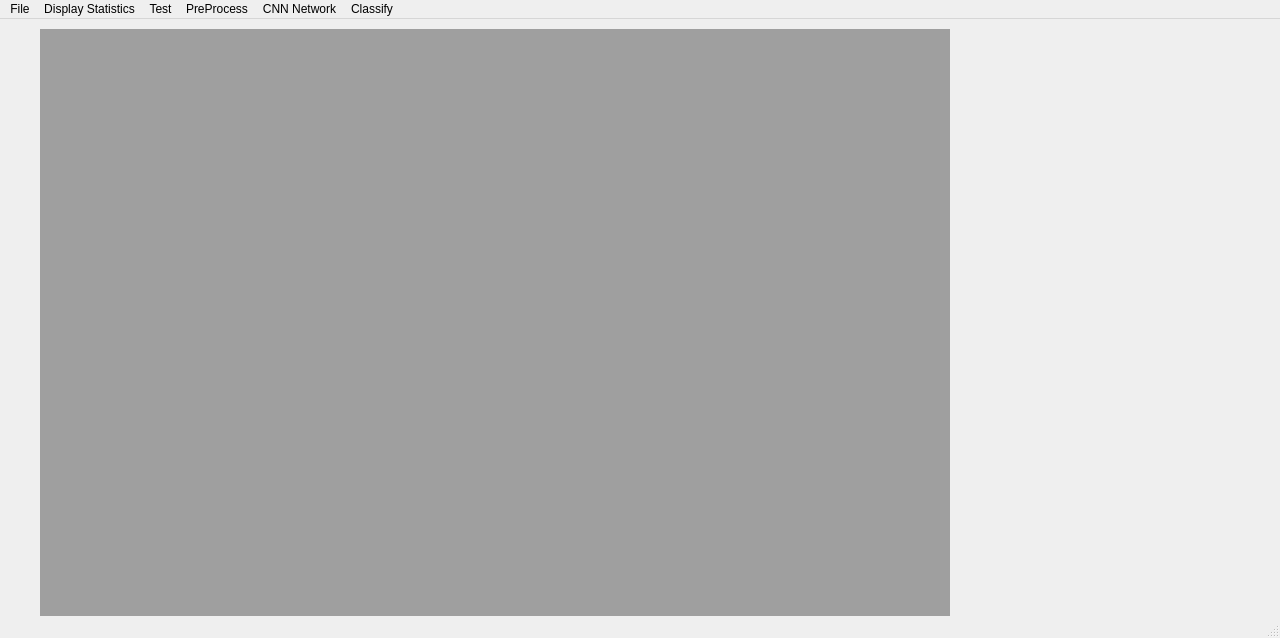
<?xml version="1.0" encoding="UTF-8"?>
<ui version="4.0">
 <class>MainWindow</class>
 <widget class="QMainWindow" name="MainWindow">
  <property name="geometry">
   <rect>
    <x>0</x>
    <y>0</y>
    <width>1280</width>
    <height>638</height>
   </rect>
  </property>
  <property name="windowTitle">
   <string>MainWindow</string>
  </property>
  <widget class="QWidget" name="centralwidget">
   <widget class="QMdiArea" name="mdiArea">
    <property name="geometry">
     <rect>
      <x>40</x>
      <y>10</y>
      <width>910</width>
      <height>598</height>
     </rect>
    </property>
    <widget class="QWidget" name="loadCIFARData">
     <property name="windowTitle">
      <string>Subwindow</string>
     </property>
     <layout class="QGridLayout" name="gridLayout_2">
      <item row="0" column="0">
       <widget class="QSplitter" name="splitter">
        <property name="orientation">
         <enum>Qt::Vertical</enum>
        </property>
        <property name="handleWidth">
         <number>10</number>
        </property>
        <widget class="QFrame" name="frame">
         <property name="frameShape">
          <enum>QFrame::StyledPanel</enum>
         </property>
         <property name="frameShadow">
          <enum>QFrame::Raised</enum>
         </property>
         <layout class="QGridLayout" name="gridLayout_3">
          <item row="0" column="1">
           <widget class="QGroupBox" name="groupBox_2">
            <property name="font">
             <font>
              <pointsize>12</pointsize>
              <weight>75</weight>
              <bold>true</bold>
             </font>
            </property>
            <property name="title">
             <string>Test CIFAR Data</string>
            </property>
            <layout class="QGridLayout" name="gridLayout_6">
             <item row="0" column="0">
              <widget class="QToolButton" name="toolButtonCifarTest">
               <property name="text">
                <string>Test</string>
               </property>
               <property name="icon">
                <iconset>
                 <normaloff>C:/Users/LXI-294-VINU/.designer/backup/test.ico</normaloff>C:/Users/LXI-294-VINU/.designer/backup/test.ico</iconset>
               </property>
               <property name="iconSize">
                <size>
                 <width>200</width>
                 <height>200</height>
                </size>
               </property>
              </widget>
             </item>
            </layout>
           </widget>
          </item>
          <item row="0" column="0">
           <widget class="QGroupBox" name="groupBox">
            <property name="font">
             <font>
              <pointsize>12</pointsize>
              <weight>75</weight>
              <bold>true</bold>
             </font>
            </property>
            <property name="title">
             <string>Load CIFAR Data</string>
            </property>
            <layout class="QGridLayout" name="gridLayout_5">
             <item row="4" column="0">
              <layout class="QHBoxLayout" name="horizontalLayout_3">
               <item>
                <widget class="QLabel" name="label_5">
                 <property name="font">
                  <font>
                   <pointsize>10</pointsize>
                   <weight>50</weight>
                   <bold>false</bold>
                  </font>
                 </property>
                 <property name="text">
                  <string>DataSet URL</string>
                 </property>
                </widget>
               </item>
               <item>
                <widget class="QLineEdit" name="lineEditURL"/>
               </item>
               <item>
                <widget class="QPushButton" name="pushButtonURL">
                 <property name="font">
                  <font>
                   <pointsize>10</pointsize>
                   <weight>50</weight>
                   <bold>false</bold>
                  </font>
                 </property>
                 <property name="text">
                  <string>Download</string>
                 </property>
                </widget>
               </item>
              </layout>
             </item>
             <item row="2" column="0">
              <layout class="QHBoxLayout" name="horizontalLayout_2">
               <item>
                <widget class="QLabel" name="label_4">
                 <property name="font">
                  <font>
                   <pointsize>10</pointsize>
                   <weight>50</weight>
                   <bold>false</bold>
                  </font>
                 </property>
                 <property name="text">
                  <string>DataSet Tar</string>
                 </property>
                </widget>
               </item>
               <item>
                <widget class="QLineEdit" name="lineEditTar"/>
               </item>
               <item>
                <widget class="QPushButton" name="pushButtonTar">
                 <property name="font">
                  <font>
                   <pointsize>10</pointsize>
                   <weight>50</weight>
                   <bold>false</bold>
                  </font>
                 </property>
                 <property name="text">
                  <string>Unzip</string>
                 </property>
                </widget>
               </item>
              </layout>
             </item>
             <item row="0" column="0">
              <layout class="QHBoxLayout" name="horizontalLayout">
               <item>
                <widget class="QLabel" name="label">
                 <property name="font">
                  <font>
                   <pointsize>10</pointsize>
                   <weight>50</weight>
                   <bold>false</bold>
                  </font>
                 </property>
                 <property name="text">
                  <string>DataSet Folder</string>
                 </property>
                </widget>
               </item>
               <item>
                <widget class="QLineEdit" name="lineEditFolder"/>
               </item>
               <item>
                <widget class="QPushButton" name="pushButtonFolder">
                 <property name="font">
                  <font>
                   <pointsize>10</pointsize>
                   <weight>50</weight>
                   <bold>false</bold>
                  </font>
                 </property>
                 <property name="text">
                  <string>Browse</string>
                 </property>
                </widget>
               </item>
              </layout>
             </item>
             <item row="1" column="0">
              <widget class="Line" name="line">
               <property name="orientation">
                <enum>Qt::Horizontal</enum>
               </property>
              </widget>
             </item>
             <item row="3" column="0">
              <widget class="Line" name="line_2">
               <property name="orientation">
                <enum>Qt::Horizontal</enum>
               </property>
              </widget>
             </item>
            </layout>
           </widget>
          </item>
         </layout>
        </widget>
        <widget class="QFrame" name="frame_2">
         <property name="frameShape">
          <enum>QFrame::StyledPanel</enum>
         </property>
         <property name="frameShadow">
          <enum>QFrame::Raised</enum>
         </property>
         <layout class="QGridLayout" name="gridLayout_4">
          <item row="0" column="0">
           <widget class="QTextBrowser" name="textBrowserInfo"/>
          </item>
         </layout>
        </widget>
       </widget>
      </item>
     </layout>
    </widget>
    <widget class="QWidget" name="test">
     <property name="windowTitle">
      <string>Subwindow</string>
     </property>
     <layout class="QGridLayout" name="gridLayout_19">
      <item row="0" column="0" rowspan="2">
       <widget class="QGroupBox" name="groupBox_5">
        <property name="font">
         <font>
          <pointsize>10</pointsize>
          <weight>75</weight>
          <bold>true</bold>
         </font>
        </property>
        <property name="title">
         <string>CNN Network</string>
        </property>
        <layout class="QGridLayout" name="gridLayout_16">
         <item row="0" column="0">
          <widget class="QGroupBox" name="groupBox_3">
           <property name="font">
            <font>
             <pointsize>10</pointsize>
             <weight>75</weight>
             <bold>true</bold>
            </font>
           </property>
           <property name="title">
            <string>Data Tests</string>
           </property>
           <layout class="QHBoxLayout" name="horizontalLayout_16">
            <item>
             <widget class="QLabel" name="label_7">
              <property name="font">
               <font>
                <pointsize>8</pointsize>
                <weight>50</weight>
                <bold>false</bold>
               </font>
              </property>
              <property name="text">
               <string>Data and Test Files</string>
              </property>
             </widget>
            </item>
            <item>
             <widget class="QPushButton" name="buttonDataTests">
              <property name="font">
               <font>
                <pointsize>9</pointsize>
               </font>
              </property>
              <property name="text">
               <string>Data Tests</string>
              </property>
             </widget>
            </item>
           </layout>
          </widget>
         </item>
         <item row="0" column="1">
          <widget class="QGroupBox" name="groupBox_4">
           <property name="font">
            <font>
             <pointsize>10</pointsize>
             <weight>75</weight>
             <bold>true</bold>
            </font>
           </property>
           <property name="title">
            <string>Pre Process Tests</string>
           </property>
           <layout class="QGridLayout" name="gridLayout_18">
            <item row="0" column="0">
             <widget class="QLabel" name="label_8">
              <property name="font">
               <font>
                <pointsize>8</pointsize>
                <weight>50</weight>
                <bold>false</bold>
               </font>
              </property>
              <property name="text">
               <string>Test Normalize</string>
              </property>
             </widget>
            </item>
            <item row="1" column="1">
             <widget class="QPushButton" name="buttonOneHotEncodeTests">
              <property name="text">
               <string>One Hot Encode Test</string>
              </property>
             </widget>
            </item>
            <item row="1" column="0">
             <widget class="QLabel" name="label_9">
              <property name="font">
               <font>
                <pointsize>8</pointsize>
                <weight>50</weight>
                <bold>false</bold>
               </font>
              </property>
              <property name="text">
               <string>Test One Hot Encode</string>
              </property>
             </widget>
            </item>
            <item row="0" column="1">
             <widget class="QPushButton" name="buttonNormalisationTests">
              <property name="font">
               <font>
                <pointsize>9</pointsize>
               </font>
              </property>
              <property name="text">
               <string>Normalisation Test</string>
              </property>
             </widget>
            </item>
           </layout>
          </widget>
         </item>
         <item row="1" column="0">
          <widget class="QGroupBox" name="groupBox_11">
           <property name="font">
            <font>
             <pointsize>10</pointsize>
             <weight>75</weight>
             <bold>true</bold>
            </font>
           </property>
           <property name="title">
            <string>Input Tests</string>
           </property>
           <layout class="QGridLayout" name="gridLayout_10">
            <item row="0" column="0">
             <widget class="QLabel" name="label_13">
              <property name="font">
               <font>
                <pointsize>8</pointsize>
                <weight>50</weight>
                <bold>false</bold>
               </font>
              </property>
              <property name="text">
               <string>Image Inputs</string>
              </property>
             </widget>
            </item>
            <item row="1" column="0">
             <widget class="QPushButton" name="buttonImageInputTests">
              <property name="font">
               <font>
                <pointsize>9</pointsize>
               </font>
              </property>
              <property name="text">
               <string>Image Input Test</string>
              </property>
             </widget>
            </item>
            <item row="2" column="0">
             <widget class="QLabel" name="label_15">
              <property name="font">
               <font>
                <pointsize>8</pointsize>
                <weight>50</weight>
                <bold>false</bold>
               </font>
              </property>
              <property name="text">
               <string>Probability Inputs</string>
              </property>
             </widget>
            </item>
            <item row="3" column="0">
             <widget class="QPushButton" name="buttonKeepProbTests">
              <property name="font">
               <font>
                <pointsize>9</pointsize>
               </font>
              </property>
              <property name="text">
               <string>Keep Prob Test</string>
              </property>
             </widget>
            </item>
            <item row="4" column="0">
             <widget class="QLabel" name="label_14">
              <property name="font">
               <font>
                <pointsize>8</pointsize>
                <weight>50</weight>
                <bold>false</bold>
               </font>
              </property>
              <property name="text">
               <string>Label Inputs</string>
              </property>
             </widget>
            </item>
            <item row="5" column="0">
             <widget class="QPushButton" name="buttonLabelInputTests">
              <property name="font">
               <font>
                <pointsize>9</pointsize>
               </font>
              </property>
              <property name="text">
               <string>Label Inputs Test</string>
              </property>
             </widget>
            </item>
           </layout>
          </widget>
         </item>
         <item row="1" column="1">
          <widget class="QGroupBox" name="groupBox_12">
           <property name="font">
            <font>
             <pointsize>10</pointsize>
             <weight>75</weight>
             <bold>true</bold>
            </font>
           </property>
           <property name="title">
            <string>Layer Tests</string>
           </property>
           <layout class="QGridLayout" name="gridLayout_21">
            <item row="1" column="0">
             <widget class="QPushButton" name="buttonFullyConvLayerTests">
              <property name="font">
               <font>
                <pointsize>9</pointsize>
               </font>
              </property>
              <property name="text">
               <string>Fully Connected Layer Test</string>
              </property>
             </widget>
            </item>
            <item row="9" column="0">
             <widget class="QPushButton" name="buttonCNNNetworkTests">
              <property name="font">
               <font>
                <pointsize>9</pointsize>
               </font>
              </property>
              <property name="text">
               <string>CNN Network Test</string>
              </property>
             </widget>
            </item>
            <item row="5" column="0">
             <widget class="QPushButton" name="buttonOutputLayerTests">
              <property name="font">
               <font>
                <pointsize>9</pointsize>
               </font>
              </property>
              <property name="text">
               <string>Output Layer Test</string>
              </property>
             </widget>
            </item>
            <item row="7" column="0">
             <widget class="QPushButton" name="buttonFlattenLayerTests">
              <property name="font">
               <font>
                <pointsize>9</pointsize>
               </font>
              </property>
              <property name="text">
               <string>Flatten Layer Test</string>
              </property>
             </widget>
            </item>
            <item row="3" column="0">
             <widget class="QPushButton" name="buttonConvMaxLayerTest">
              <property name="text">
               <string>Convolution and Max Pool Layer Test</string>
              </property>
             </widget>
            </item>
            <item row="2" column="0">
             <widget class="QLabel" name="label_16">
              <property name="font">
               <font>
                <pointsize>10</pointsize>
                <weight>50</weight>
                <bold>false</bold>
               </font>
              </property>
              <property name="text">
               <string>Convolution and Max Pool Layer</string>
              </property>
             </widget>
            </item>
            <item row="0" column="0">
             <widget class="QLabel" name="label_18">
              <property name="font">
               <font>
                <pointsize>8</pointsize>
                <weight>50</weight>
                <bold>false</bold>
               </font>
              </property>
              <property name="text">
               <string>Fully Connected Layer</string>
              </property>
             </widget>
            </item>
            <item row="8" column="0">
             <widget class="QLabel" name="label_20">
              <property name="font">
               <font>
                <pointsize>8</pointsize>
                <weight>50</weight>
                <bold>false</bold>
               </font>
              </property>
              <property name="text">
               <string>CNN Network</string>
              </property>
             </widget>
            </item>
            <item row="6" column="0">
             <widget class="QLabel" name="label_17">
              <property name="font">
               <font>
                <pointsize>8</pointsize>
                <weight>50</weight>
                <bold>false</bold>
               </font>
              </property>
              <property name="text">
               <string>Flatten Layer</string>
              </property>
             </widget>
            </item>
            <item row="4" column="0">
             <widget class="QLabel" name="label_19">
              <property name="font">
               <font>
                <pointsize>8</pointsize>
                <weight>50</weight>
                <bold>false</bold>
               </font>
              </property>
              <property name="text">
               <string>Output Layer</string>
              </property>
             </widget>
            </item>
           </layout>
          </widget>
         </item>
        </layout>
       </widget>
      </item>
      <item row="0" column="1">
       <widget class="QGroupBox" name="groupBox_13">
        <property name="font">
         <font>
          <pointsize>10</pointsize>
          <weight>75</weight>
          <bold>true</bold>
         </font>
        </property>
        <property name="title">
         <string>Training Tests</string>
        </property>
        <layout class="QGridLayout" name="gridLayout_17">
         <item row="0" column="0">
          <widget class="QLabel" name="label_21">
           <property name="font">
            <font>
             <pointsize>8</pointsize>
             <weight>50</weight>
             <bold>false</bold>
            </font>
           </property>
           <property name="text">
            <string>Training</string>
           </property>
          </widget>
         </item>
         <item row="0" column="1">
          <widget class="QPushButton" name="buttonTrainingTests">
           <property name="font">
            <font>
             <pointsize>9</pointsize>
            </font>
           </property>
           <property name="text">
            <string>Training Tests</string>
           </property>
          </widget>
         </item>
        </layout>
       </widget>
      </item>
      <item row="1" column="1">
       <widget class="QTextBrowser" name="textBrowser_2"/>
      </item>
     </layout>
    </widget>
    <widget class="QWidget" name="displayStatistics">
     <property name="windowTitle">
      <string>Subwindow</string>
     </property>
     <layout class="QGridLayout" name="gridLayout_7">
      <item row="1" column="0">
       <widget class="QFrame" name="frame_5">
        <property name="frameShape">
         <enum>QFrame::StyledPanel</enum>
        </property>
        <property name="frameShadow">
         <enum>QFrame::Raised</enum>
        </property>
        <layout class="QGridLayout" name="gridLayout_8">
         <item row="0" column="0">
          <widget class="QTextBrowser" name="textBrowser"/>
         </item>
        </layout>
       </widget>
      </item>
      <item row="0" column="0">
       <widget class="QFrame" name="frame_3">
        <property name="frameShape">
         <enum>QFrame::StyledPanel</enum>
        </property>
        <property name="frameShadow">
         <enum>QFrame::Raised</enum>
        </property>
        <layout class="QGridLayout" name="gridLayout_9">
         <item row="0" column="0">
          <widget class="QGroupBox" name="groupBox_15">
           <property name="font">
            <font>
             <pointsize>12</pointsize>
             <weight>75</weight>
             <bold>true</bold>
            </font>
           </property>
           <property name="title">
            <string>Display Statistics</string>
           </property>
           <layout class="QGridLayout" name="gridLayout">
            <item row="0" column="1">
             <widget class="QSpinBox" name="spinBoxBatch"/>
            </item>
            <item row="1" column="0">
             <widget class="QLabel" name="label_6">
              <property name="font">
               <font>
                <pointsize>10</pointsize>
                <weight>75</weight>
                <bold>true</bold>
               </font>
              </property>
              <property name="text">
               <string>Sample ID</string>
              </property>
             </widget>
            </item>
            <item row="0" column="0">
             <widget class="QLabel" name="label_3">
              <property name="font">
               <font>
                <pointsize>10</pointsize>
                <weight>75</weight>
                <bold>true</bold>
               </font>
              </property>
              <property name="text">
               <string>Batch ID</string>
              </property>
             </widget>
            </item>
            <item row="1" column="1">
             <widget class="QSpinBox" name="spinBoxSample"/>
            </item>
            <item row="3" column="2">
             <spacer name="horizontalSpacer_2">
              <property name="orientation">
               <enum>Qt::Horizontal</enum>
              </property>
              <property name="sizeHint" stdset="0">
               <size>
                <width>40</width>
                <height>20</height>
               </size>
              </property>
             </spacer>
            </item>
            <item row="3" column="1">
             <widget class="QToolButton" name="buttonDisplayStatistics">
              <property name="text">
               <string>Display Statistics</string>
              </property>
              <property name="icon">
               <iconset>
                <normaloff>C:/Users/LXI-294-VINU/.designer/backup/statistics.gif</normaloff>C:/Users/LXI-294-VINU/.designer/backup/statistics.gif</iconset>
              </property>
              <property name="iconSize">
               <size>
                <width>200</width>
                <height>200</height>
               </size>
              </property>
             </widget>
            </item>
            <item row="3" column="0">
             <widget class="QLabel" name="label_11">
              <property name="font">
               <font>
                <pointsize>10</pointsize>
                <weight>50</weight>
                <bold>false</bold>
               </font>
              </property>
              <property name="text">
               <string>Stats of batch :
Samples: 
Label Counts: 
First 20 Labels: 
Example of Image:
Image - Min Value: Max Value: 
Image - Shape: 
Label - Label Id: 
Name: </string>
              </property>
             </widget>
            </item>
           </layout>
          </widget>
         </item>
        </layout>
       </widget>
      </item>
     </layout>
    </widget>
    <widget class="QWidget" name="preProcess">
     <property name="windowTitle">
      <string>Subwindow</string>
     </property>
     <widget class="QLabel" name="label_10">
      <property name="geometry">
       <rect>
        <x>130</x>
        <y>160</y>
        <width>251</width>
        <height>16</height>
       </rect>
      </property>
      <property name="font">
       <font>
        <pointsize>10</pointsize>
        <weight>75</weight>
        <bold>true</bold>
       </font>
      </property>
      <property name="text">
       <string>PreProcess</string>
      </property>
     </widget>
     <widget class="QToolButton" name="buttonPreProcessAndSave">
      <property name="geometry">
       <rect>
        <x>340</x>
        <y>140</y>
        <width>241</width>
        <height>81</height>
       </rect>
      </property>
      <property name="text">
       <string>PreProcess and Save Data</string>
      </property>
     </widget>
    </widget>
    <widget class="QWidget" name="CNNNetwork">
     <property name="windowTitle">
      <string>Subwindow</string>
     </property>
     <layout class="QGridLayout" name="gridLayout_20">
      <item row="0" column="0">
       <widget class="QGroupBox" name="groupBox_10">
        <property name="font">
         <font>
          <pointsize>12</pointsize>
          <weight>75</weight>
          <bold>true</bold>
         </font>
        </property>
        <property name="title">
         <string>CNN</string>
        </property>
        <layout class="QGridLayout" name="gridLayout_15">
         <item row="0" column="0">
          <widget class="QGroupBox" name="groupBox_7">
           <property name="font">
            <font>
             <pointsize>12</pointsize>
             <weight>75</weight>
             <bold>true</bold>
            </font>
           </property>
           <property name="title">
            <string>Show Stats</string>
           </property>
           <layout class="QGridLayout" name="gridLayout_12">
            <item row="0" column="0">
             <widget class="QLabel" name="label_23">
              <property name="font">
               <font>
                <pointsize>10</pointsize>
                <weight>75</weight>
                <bold>true</bold>
               </font>
              </property>
              <property name="text">
               <string>Show Stats</string>
              </property>
             </widget>
            </item>
            <item row="1" column="0">
             <widget class="QPushButton" name="buttonShowStats">
              <property name="text">
               <string>Show Stats</string>
              </property>
             </widget>
            </item>
           </layout>
          </widget>
         </item>
         <item row="1" column="0">
          <widget class="QGroupBox" name="groupBox_6">
           <property name="font">
            <font>
             <pointsize>12</pointsize>
             <weight>75</weight>
             <bold>true</bold>
            </font>
           </property>
           <property name="title">
            <string>Tune Parameters</string>
           </property>
           <layout class="QGridLayout" name="gridLayout_11">
            <item row="0" column="0" rowspan="2">
             <widget class="QLabel" name="label_25">
              <property name="font">
               <font>
                <pointsize>10</pointsize>
                <weight>75</weight>
                <bold>true</bold>
               </font>
              </property>
              <property name="text">
               <string>Epoch</string>
              </property>
             </widget>
            </item>
            <item row="0" column="1">
             <widget class="QLineEdit" name="lineEditEpoch"/>
            </item>
            <item row="1" column="1" rowspan="2">
             <widget class="QLineEdit" name="lineEditBatchSize"/>
            </item>
            <item row="2" column="0">
             <widget class="QLabel" name="label_26">
              <property name="font">
               <font>
                <pointsize>10</pointsize>
                <weight>75</weight>
                <bold>true</bold>
               </font>
              </property>
              <property name="text">
               <string>Batch Size</string>
              </property>
             </widget>
            </item>
            <item row="3" column="0">
             <widget class="QLabel" name="label_27">
              <property name="font">
               <font>
                <pointsize>10</pointsize>
                <weight>75</weight>
                <bold>true</bold>
               </font>
              </property>
              <property name="text">
               <string>Keep Probability</string>
              </property>
             </widget>
            </item>
            <item row="3" column="1">
             <widget class="QLineEdit" name="lineEditKeepProb"/>
            </item>
           </layout>
          </widget>
         </item>
         <item row="2" column="0">
          <widget class="QGroupBox" name="groupBox_8">
           <property name="font">
            <font>
             <pointsize>12</pointsize>
             <weight>75</weight>
             <bold>true</bold>
            </font>
           </property>
           <property name="title">
            <string>Train on Single Batch</string>
           </property>
           <layout class="QGridLayout" name="gridLayout_13">
            <item row="0" column="0">
             <widget class="QLabel" name="label_24">
              <property name="font">
               <font>
                <pointsize>10</pointsize>
                <weight>75</weight>
                <bold>true</bold>
               </font>
              </property>
              <property name="text">
               <string>Train on Single Batch</string>
              </property>
             </widget>
            </item>
            <item row="1" column="0">
             <widget class="QPushButton" name="buttonTrainOnSingleBatch">
              <property name="text">
               <string>Train on Single Batch</string>
              </property>
             </widget>
            </item>
           </layout>
          </widget>
         </item>
         <item row="3" column="0">
          <widget class="QGroupBox" name="groupBox_9">
           <property name="font">
            <font>
             <pointsize>12</pointsize>
             <weight>75</weight>
             <bold>true</bold>
            </font>
           </property>
           <property name="title">
            <string>Fully Train Model</string>
           </property>
           <layout class="QGridLayout" name="gridLayout_14">
            <item row="0" column="0">
             <widget class="QLabel" name="label_28">
              <property name="font">
               <font>
                <pointsize>10</pointsize>
                <weight>75</weight>
                <bold>true</bold>
               </font>
              </property>
              <property name="text">
               <string>Fully Train Model</string>
              </property>
             </widget>
            </item>
            <item row="1" column="0">
             <widget class="QPushButton" name="buttonFullyTrainModel">
              <property name="text">
               <string>Fully Train Model</string>
              </property>
             </widget>
            </item>
           </layout>
          </widget>
         </item>
        </layout>
       </widget>
      </item>
     </layout>
    </widget>
    <widget class="QWidget" name="classify">
     <property name="windowTitle">
      <string>Subwindow</string>
     </property>
     <layout class="QGridLayout" name="gridLayout_23">
      <item row="0" column="0">
       <widget class="QGroupBox" name="groupBox_14">
        <property name="font">
         <font>
          <pointsize>12</pointsize>
          <weight>75</weight>
          <bold>true</bold>
         </font>
        </property>
        <property name="title">
         <string>Classify</string>
        </property>
        <layout class="QGridLayout" name="gridLayout_22">
         <item row="0" column="0">
          <widget class="QLabel" name="label_2">
           <property name="text">
            <string>Run Classification on Test Data</string>
           </property>
          </widget>
         </item>
         <item row="1" column="0">
          <widget class="QPushButton" name="buttonRunClassificationOnTestData">
           <property name="text">
            <string>Run Classification on Test Data</string>
           </property>
          </widget>
         </item>
        </layout>
       </widget>
      </item>
     </layout>
    </widget>
   </widget>
  </widget>
  <widget class="QMenuBar" name="menubar">
   <property name="geometry">
    <rect>
     <x>0</x>
     <y>0</y>
     <width>1280</width>
     <height>21</height>
    </rect>
   </property>
   <widget class="QMenu" name="menuFile">
    <property name="title">
     <string>File</string>
    </property>
    <addaction name="actionLoad_CIFAR_Data"/>
   </widget>
   <widget class="QMenu" name="menuDisplay_Statistics">
    <property name="title">
     <string>Display Statistics</string>
    </property>
    <addaction name="actionCIFAR_Data_Statistics"/>
   </widget>
   <widget class="QMenu" name="menuTest">
    <property name="title">
     <string>Test</string>
    </property>
    <addaction name="actionTest"/>
   </widget>
   <widget class="QMenu" name="menuPreProcess">
    <property name="title">
     <string>PreProcess</string>
    </property>
    <addaction name="actionPreProcess"/>
   </widget>
   <widget class="QMenu" name="menuCNN_Network">
    <property name="title">
     <string>CNN Network</string>
    </property>
    <addaction name="actionCNN_Network"/>
   </widget>
   <widget class="QMenu" name="menuClassify">
    <property name="title">
     <string>Classify</string>
    </property>
    <addaction name="actionClassify"/>
   </widget>
   <addaction name="menuFile"/>
   <addaction name="menuDisplay_Statistics"/>
   <addaction name="menuTest"/>
   <addaction name="menuPreProcess"/>
   <addaction name="menuCNN_Network"/>
   <addaction name="menuClassify"/>
  </widget>
  <widget class="QStatusBar" name="statusbar"/>
  <action name="actionCIFAR_Data_Statistics">
   <property name="text">
    <string>CIFAR Data Statistics</string>
   </property>
  </action>
  <action name="action1">
   <property name="text">
    <string>1</string>
   </property>
  </action>
  <action name="action2">
   <property name="text">
    <string>2</string>
   </property>
  </action>
  <action name="action3">
   <property name="text">
    <string>3</string>
   </property>
  </action>
  <action name="actionLoad_CIFAR_Data">
   <property name="text">
    <string>Load CIFAR Data</string>
   </property>
  </action>
  <action name="actionTest">
   <property name="text">
    <string>Test</string>
   </property>
  </action>
  <action name="actionPreProcess">
   <property name="text">
    <string>PreProcess</string>
   </property>
  </action>
  <action name="actionClassify">
   <property name="text">
    <string>Classify</string>
   </property>
  </action>
  <action name="actionCNN_Network">
   <property name="text">
    <string>CNN Network</string>
   </property>
  </action>
 </widget>
 <resources/>
 <connections/>
</ui>
